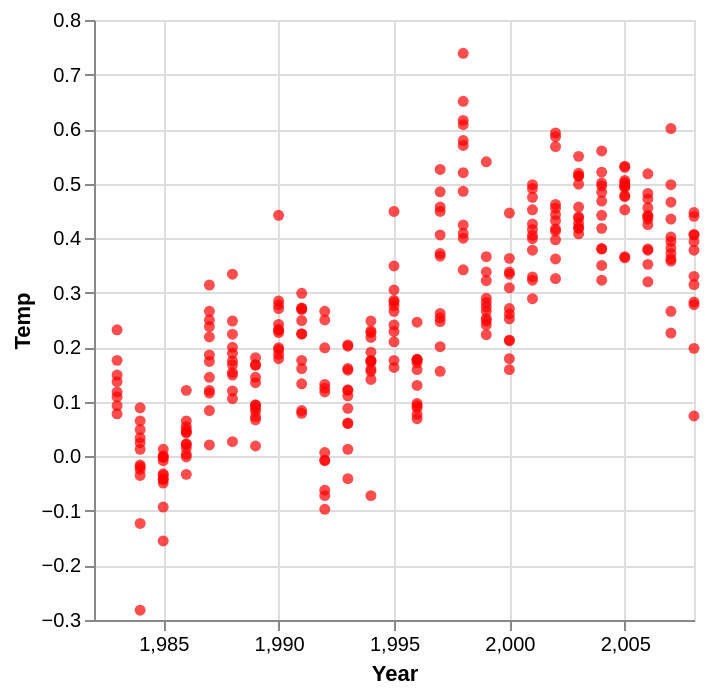

The cell this chart's notebook holds for it:
### Markdown cell above
Lets look at the graph to determine which degree to use

### Code cell
Year_chart = alt.Chart(df).mark_circle(color="red").encode(
    x = alt.X("Year", scale = alt.Scale(zero=False)),
    y = alt.Y("Temp", scale = alt.Scale(zero=False))
)
Year_chart

### Figure 1 — Vega-Lite specification as saved in the notebook (floating-point values rounded to 4 significant figures; data arrays with more than 128 entries replaced by an {"elided": "..."} marker saying what was removed)
{"config": {"view": {"continuousWidth": 300, "continuousHeight": 300}}, "data": {"name": "data-cd5e0a0662231290cf048a95213ba7c4"}, "mark": {"type": "circle", "color": "red"}, "encoding": {"x": {"field": "Year", "scale": {"zero": false}, "type": "quantitative"}, "y": {"field": "Temp", "scale": {"zero": false}, "type": "quantitative"}}, "$schema": "https://vega.github.io/schema/vega-lite/v6.4.1.json", "datasets": {"data-cd5e0a0662231290cf048a95213ba7c4": {"elided": "308 records"}}}
